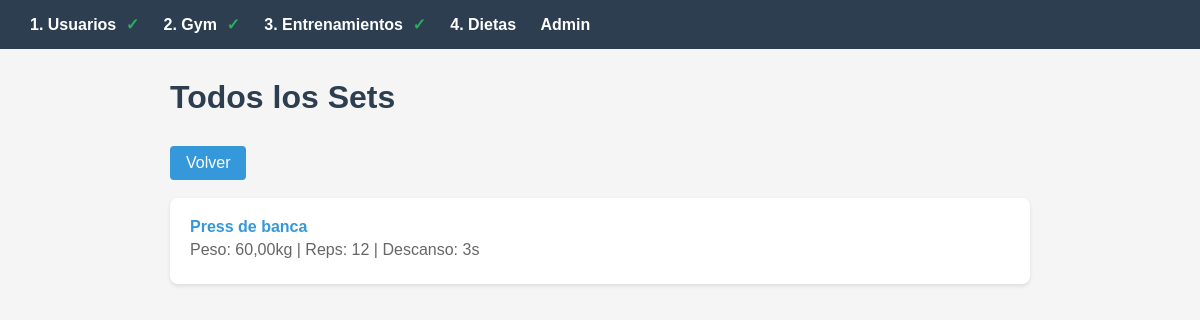
Screenshot of /gym/all/ with the database file from the repository.
### gym/models.py (models this page shows, shortened)
class Set(models.Model):
    nombre_ejercicio = models.CharField(max_length=100)
    peso = models.DecimalField(max_digits=6, decimal_places=2)
    repeticiones = models.IntegerField()
    tiempo_descanso = models.IntegerField()

### gym/views.py (the view)
# urls.py: path("all/", views.all, name="all"),
def all(request):
    from usuarios.models import Usuario
    if not Usuario.objects.exists():
        return render(request, "gym/bloqueado.html", {"mensaje": "Primero debes registrar un usuario"})
    all_sets = Set.objects.all()
    return render(request, "gym/all.html", {"all_sets": all_sets})

### config/context_processors.py (called while the page is built)
def flow_status(request):
    from usuarios.models import Usuario
    from gym.models import Set
    tiene_usuarios = Usuario.objects.exists()
    tiene_ejercicios = Set.objects.exists()
    return {
        "tiene_usuarios": tiene_usuarios,
        "tiene_ejercicios": tiene_ejercicios,
    }

### gym/templates/gym/all.html (shortened to what this page needs)
{% extends "base.html" %}
{% block content %}
<h1>Todos los Sets</h1>
<a href="{% url 'gym:index' %}" class="btn">Volver</a>
<br><br>
{% if all_sets %}
    {% for s in all_sets %}
    <div class="card">
        <a href="{% url 'gym:detail' s.id %}">{{ s.nombre_ejercicio }}</a>
        <p class="info">Peso: {{ s.peso }}kg | Reps: {{ s.repeticiones }} | Descanso: {{ s.tiempo_descanso }}s</p>
    </div>
    {% endfor %}
{% else %}
    <p class="empty">No hay registros de ejercicios aún.</p>
{% endif %}
{% endblock %}

### templates/base.html (style rules this page uses)
* { margin: 0; padding: 0; box-sizing: border-box; }
body { font-family: Arial, sans-serif; background: #f5f5f5; color: #333; }
h1 { color: #2c3e50; margin-bottom: 20px; }
.card { background: white; border-radius: 8px; padding: 20px; margin-bottom: 15px; box-shadow: 0 2px 4px rgba(0,0,0,0.1); }
.card a { color: #3498db; text-decoration: none; font-weight: bold; }
.info { color: #666; margin: 5px 0; }
.btn { display: inline-block; background: #3498db; color: white; padding: 8px 16px; border-radius: 4px; text-decoration: none; margin-top: 10px; }

### rows the page displays
Set: nombre_ejercicio "Press de banca", peso "60,00", repeticiones "12", tiempo_descanso "3"
